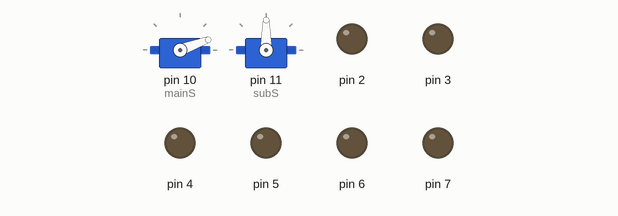
Bench run of a sketch on a simulated Arduino Mega 2560, built with avr-gcc and run on an emulated ATmega2560. Parts: 2 × servo, output pins drawn as LEDs (lit = HIGH).

Above: at 0.1 s.
At 1.1 s:
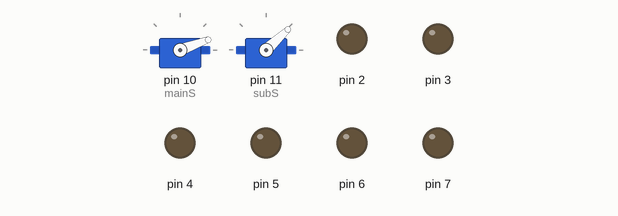
At 3.1 s:
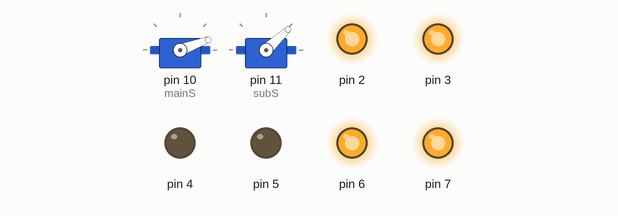
Timing chart, 0 to 4.6 s (numbered marks = the images above):
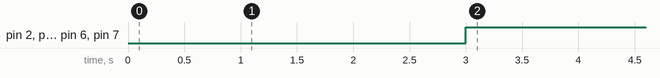

Measured:
- by itself, pin 2, pin 3, pin 6, pin 7: LOW → HIGH at 3.0 s

The sketch:

motorTest.ino
```cpp
#define MAX_MAIN_SERVO_POSITION 20
#define MIN_MAIN_SERVO_POSITION 200
#define INT_MAIN_SERVO_POSITION 160
#define MAX_SUB_SERVO_POSITION 150
#define MIN_SUB_SERVO_POSITION 43


#include <Servo.h>

Servo mainS;
Servo subS;

int sensorReadings[6];

void setup()
{

  mainS.attach(10);
  subS.attach(11);

  //set sensor pins
  for(int i=0;i<12;i+=2){
    pinMode(30+i,INPUT);
  }

  // motor Pins
  for(int i=0;i<6;i++){
    pinMode(2+i,OUTPUT);
  }

  Serial.begin(9600);
  // initialize
  centerPosition();   // get center positon
  delay(1000);
}

void loop()
{
  moveForward(255,255);

}

void getBoxMax(){

  subS.write(MAX_SUB_SERVO_POSITION); // open hatch
  delay(700);
  moveServoSlowDown();//go down
  delay(1000);
  subS.write(MIN_SUB_SERVO_POSITION);   // close hatch
  delay(700);
  moveServoSlowUp();  // go up
  delay(1000);

}

void releaseBox(){
  moveServoSlowDown(); //go down
  delay(1000);
  subS.write(MAX_SUB_SERVO_POSITION); // open hatch
  delay(700);
  moveServoSlowUp();  // go up
  delay(1000);
  subS.write(MIN_SUB_SERVO_POSITION); // open hatch
  delay(700);
}

void centerPosition(){
    mainS.write(MAX_MAIN_SERVO_POSITION);
    delay(1000);
    subS.write(MIN_SUB_SERVO_POSITION);
    delay(1000);
}

void moveServoSlowUp(){
  for(int i=MIN_MAIN_SERVO_POSITION;i>=MAX_MAIN_SERVO_POSITION;i--){
    mainS.write(i);
    delay(15);
  }
}
void moveServoSlowDown(){
  for(int i=MAX_MAIN_SERVO_POSITION;i<=MIN_MAIN_SERVO_POSITION;i++){
    mainS.write(i);
    delay(5);
  }
}


void updateSensorArray(){
  for(int i=0;i<=12;i+=2){
    sensorReadings[i/2]=digitalRead(40-i);
  }
}

void moveForward(int lpwm, int rpwm){

  lMotorForward(lpwm);
  rMotorForward(rpwm);

}

void lMotorForward(int pwm){
  digitalWrite(3,HIGH);
  digitalWrite(4,LOW);
  analogWrite(2, pwm);
}

void rMotorForward(int pwm){
  digitalWrite(6,HIGH);
  digitalWrite(5,LOW);
  analogWrite(7, pwm);
}
```
